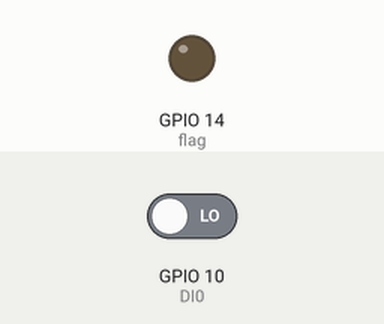
Simulated run of this program. Board: ESP32. Shown: output pins drawn as LEDs (lit = HIGH). The inputs (shaded band) are chosen by the test bench; at power-on: GPIO 10 (DI0) LOW. WiFi joins after 1.5 s; servers stay silent unless stated; network time is answered at once with the bench clock; the local clock reads 2024-03-15 10:24:30 at power-on unless the program sets it; what the program prints to the serial monitor is not drawn.

Above: at 1.1 s.
At 1.6 s:
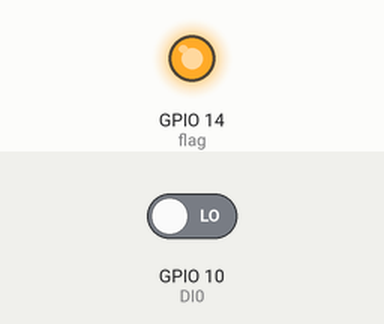
Timing chart, 0 to 3.1 s (numbered marks = the images above):
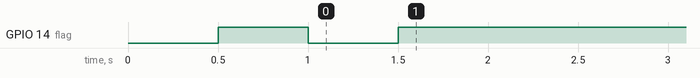

The program:

main.cpp
```cpp
/* Codigo Para envio HTPP

Modelo:

  GET: 52.201.215.36:5000/getIST
  POST: 52.201.215.36:5000/postIST

  ESTRUTURA PRA ENVIO DO DADO

{
    "mac": "00DDFF00DD",
    "identificador": "DI0",
    "valor": 1,
    "data": "2023-03-22 12:40:00"
}


*/

#include <Arduino.h>
#include <WiFi.h>
#include <HTTPClient.h>
#include <ArduinoJSON.h>
#include <SPIFFS.h>
#include <NTPClient.h>
#include <WiFiUdp.h>

#define SSID       "Talita 2.4G"
#define password   "91272520"
#define API_POST   "http://52.201.215.36:5000/postIST"
#define API_GET    "http://52.201.215.36:5000/getIST"
#define DI0         10
#define DI1         11
#define flag        14

// ---- Variaveis Globais ----

long int aux_time           = 0;
long int Time_envio         = 10000;
String                      mac_device;
boolean                     Sinal;
String                      Pacote_Json;


// ---- Instancias de Lib's ----

WiFiClient                  client;
HTTPClient                  http;
DynamicJsonDocument         jsonConfig(1024);
WiFiUDP                     ntpUDP;
NTPClient                   TimeClient(ntpUDP);

// ---- Funções ----

void Timer_Init()
{
  TimeClient.begin(); //Inicia cliente NTP/udp
  TimeClient.setTimeOffset(-3*3600); //Fuso-horário local
  TimeClient.forceUpdate(); //Atualiza data e hora
}

String FormatDate_Time(String valor)
{
//Formato desejado: 2023-03-22 12:40:00, como chega: 2023-03-26T02:52:43Z

  String strFormatted = valor.substring(0, valor.indexOf("T")) + " " + valor.substring(valor.indexOf("T") + 1, valor.indexOf("Z"));
  return strFormatted;
}

void Config_pacote(int Pino_Leitura)
{
  String aux;

  if (Pino_Leitura == DI0)
  {
    aux = "DI0";
  }
  else if (Pino_Leitura == DI1)
  {
    aux = "DI1";
  }

  String date_time = FormatDate_Time(TimeClient.getFormattedDate());

  jsonConfig  ["mac"]           = mac_device;
  jsonConfig  ["identificador"] = aux;
  jsonConfig  ["valor"]         = String(digitalRead(DI0));
  jsonConfig  ["data"]          = date_time;

  serializeJson(jsonConfig,Pacote_Json);
}

void Wifi_init()
{
  pinMode(flag,OUTPUT);

  WiFi.begin(SSID,password);

  Serial.println("Conectando");

  while (WiFi.status() != WL_CONNECTED)
  {
    delay(500);
    Serial.print(".");
    digitalWrite(flag,!digitalRead(flag));
  }

  Serial.println("");
  Serial.print("Conectado na Rede: ");
  Serial.println(SSID);
  Serial.print("Endereço IP: ");
  Serial.println(WiFi.localIP());
  Serial.print("Mac do Dispositivo: ");
  Serial.println(WiFi.macAddress());
  mac_device = WiFi.macAddress();
  digitalWrite(flag,HIGH);


}

void Enviar_dado()
{
  if (millis() - aux_time > Time_envio)
  {
    if (WiFi.status() == WL_CONNECTED)
    {
      http.begin(client,API_POST);
      http.addHeader("Content-Type", "application/json");
      int http_feddback = http.POST(Pacote_Json);
      Serial.print("HTTP Response code: ");
      Serial.println(http_feddback);

    }
    else
    {
      Serial.println("Wifi Desconectado");
    }
    aux_time = millis();
    Pacote_Json = "";
  }

}

void setup()
{
  Serial.begin(9600);

  Serial.println("");
  Serial.println("Sistema iniciado.");

  Wifi_init();
  Timer_Init();


}

void loop()
{
  Config_pacote(DI0);
  Serial.println(Pacote_Json);
  //Enviar_dado();
  delay(20000);


}
```
